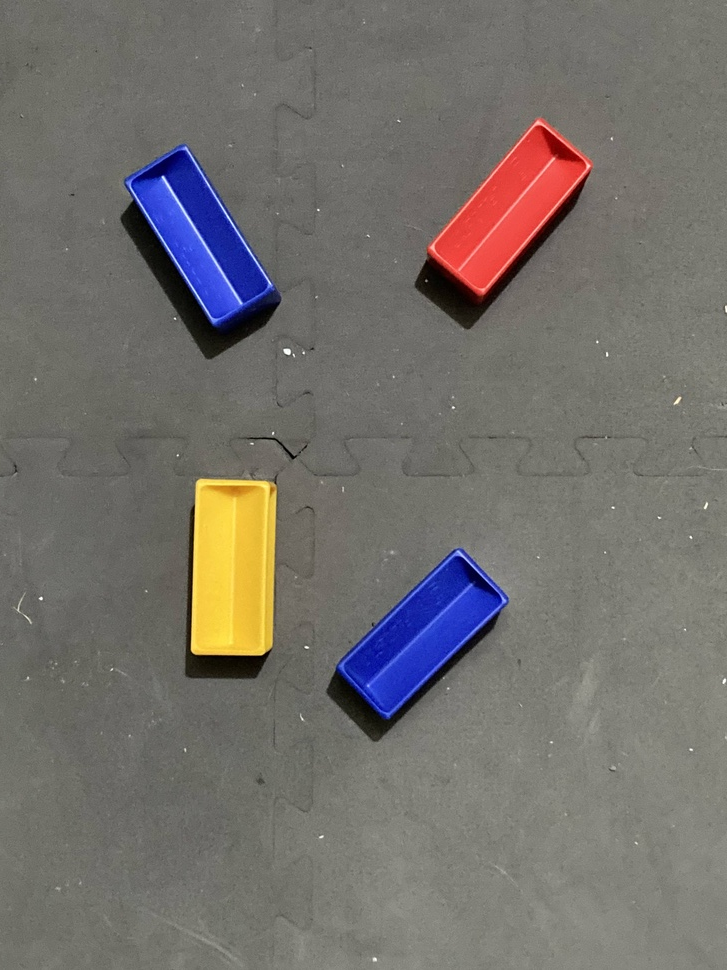
#> input picture test/IMG_1429.jpg, 727 x 970 px, shrunk from 3024 x 4032 before the run
$ python main.py
#> lines starting #> are read from the running program, lines starting #| are printed output that depends on the picture; after the words box and inside, x2 and y2 are one past the last pixel; in counts of white or black regions, pixels touching at a corner belong together
import cv2
import numpy as np
import os

def hsv_to_black_and_white(image_path, color_ranges, output_folder):
    # Load the image
#> called with image_path = 'IMG_1429.jpg', output_folder = 'Output'
    original_image = cv2.imread(image_path)
#> original_image is the input picture: shape (970, 727, 3); mean B, G, R 107.5, 111.6, 115.3
    if original_image is None:
        print("Error: Could not read the image.")
        return

    # Create a copy of the image to accumulate all centerlines
    combined_image = original_image.copy()

    # Create output folder if it doesn't exist
    if not os.path.exists(output_folder):
        os.makedirs(output_folder)

    for color_name, hsv_range in color_ranges.items():
        lower_hsv, upper_hsv, line_color = hsv_range

        # Create a copy of the original image to save each color's centerline separately
        image_with_single_color_lines = original_image.copy()

        # Convert the image to the HSV color space
        hsv_image = cv2.cvtColor(original_image, cv2.COLOR_BGR2HSV)

        # Create a mask with the HSV range (white for in-range, black for out-of-range)
        mask = cv2.inRange(hsv_image, lower_hsv, upper_hsv)

        # Invert the mask to make the objects in the range black (0), others white (255)
        black_and_white_image = cv2.bitwise_not(mask)

        # Ensure that the image is saved as a binary black/white image with only 0 and 255 values
        black_and_white_image[black_and_white_image > 0] = 255

        # Find contours (black blobs)
        contours, _ = cv2.findContours(mask, cv2.RETR_EXTERNAL, cv2.CHAIN_APPROX_SIMPLE)

        if len(contours) == 0:
            print(f"No {color_name} blobs detected.")
            continue

        # Find the largest contour
        largest_contour = max(contours, key=cv2.contourArea)

        # Compute the centroid of the largest contour (blob)
        M = cv2.moments(largest_contour)
        if M["m00"] == 0:
            print(f"Invalid contour for {color_name}.")
            continue

        cX = int(M["m10"] / M["m00"])  # X-coordinate of the centroid
        cY = int(M["m01"] / M["m00"])  # Y-coordinate of the centroid

        # Get image dimensions
        height, width = black_and_white_image.shape

        # Compute percentage of width and height
        perc_x = (cX / width) * 100
        perc_y = (cY / height) * 100

        print(f"Center of the {color_name} blob: ({perc_x:.2f}%, {perc_y:.2f}%)")

        # Draw colored lines at the centroid on the individual image for this color
        line_width = int(width * 0.01)  # 1% of image width
        cv2.line(image_with_single_color_lines, (0, cY), (width, cY), line_color, line_width)  # Horizontal line
        cv2.line(image_with_single_color_lines, (cX, 0), (cX, height), line_color, line_width)  # Vertical line

        # Draw colored lines at the centroid on the combined image
        cv2.line(combined_image, (0, cY), (width, cY), line_color, line_width)  # Horizontal line
        cv2.line(combined_image, (cX, 0), (cX, height), line_color, line_width)  # Vertical line

        # Define output paths
        output_image_path = os.path.join(output_folder, f"processed_image_{color_name}.png")
        bw_image_path = os.path.join(output_folder, f"black_and_white_image_{color_name}.png")

        # Save the output image with lines for the current color
        cv2.imwrite(output_image_path, image_with_single_color_lines)
        print(f"Processed image with {color_name} lines saved as {output_image_path}")

        # Save the black and white image
        cv2.imwrite(bw_image_path, black_and_white_image)
        print(f"Black and white image saved as {bw_image_path}")
#> this loop made 3 passes
#> (cX, cY, perc_x, perc_y) on passes 1 to 3: (233, 566, 32.05, 58.35), (509, 206, 70.01, 21.24), (420, 635, 57.77, 65.46)
#> (printed output is left out)
#> pass 1, in hsv_to_black_and_white, `mask = cv2.inRange(hsv_image, lower_hsv, upper_hsv)`:
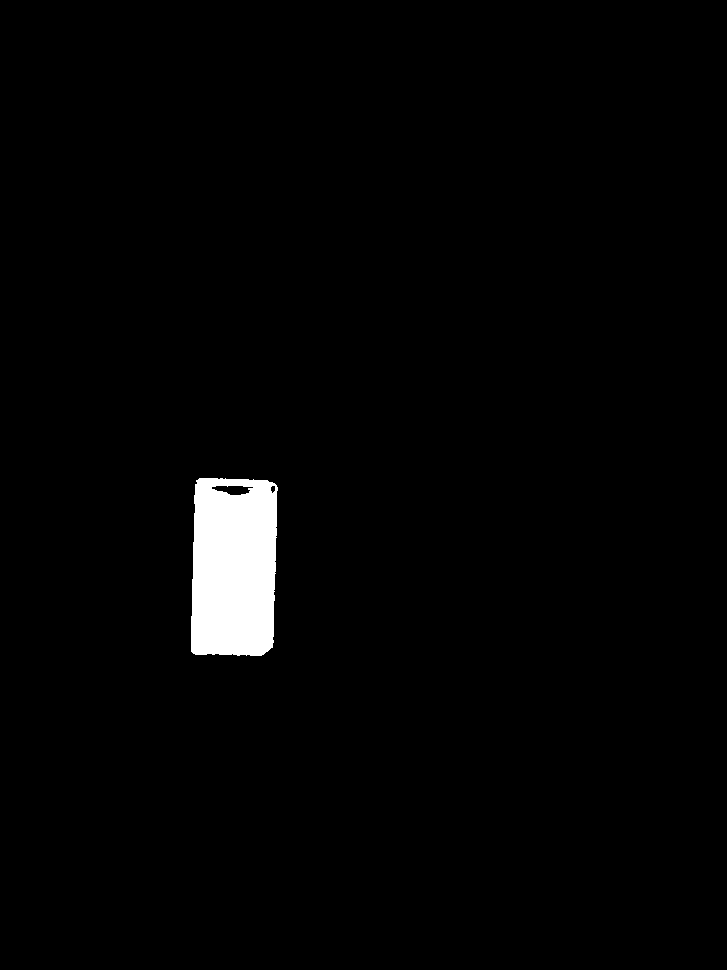
#> mask: shape (970, 727); 2% white; 1 white region, box (x1, y1, x2, y2) and area: (191, 478, 278, 656) 14196
#> pass 1, in hsv_to_black_and_white, `cv2.imwrite(output_image_path, image_with_single_color_lines)`:
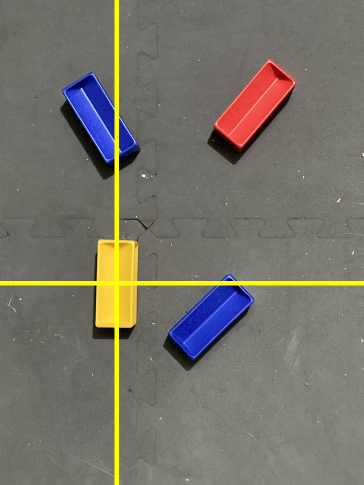
#> saved as processed_image_yellow.png: shape (970, 727, 3) (shown at 1/2 size); mean B, G, R 105.3, 114.5, 118.2
#> after the loop:
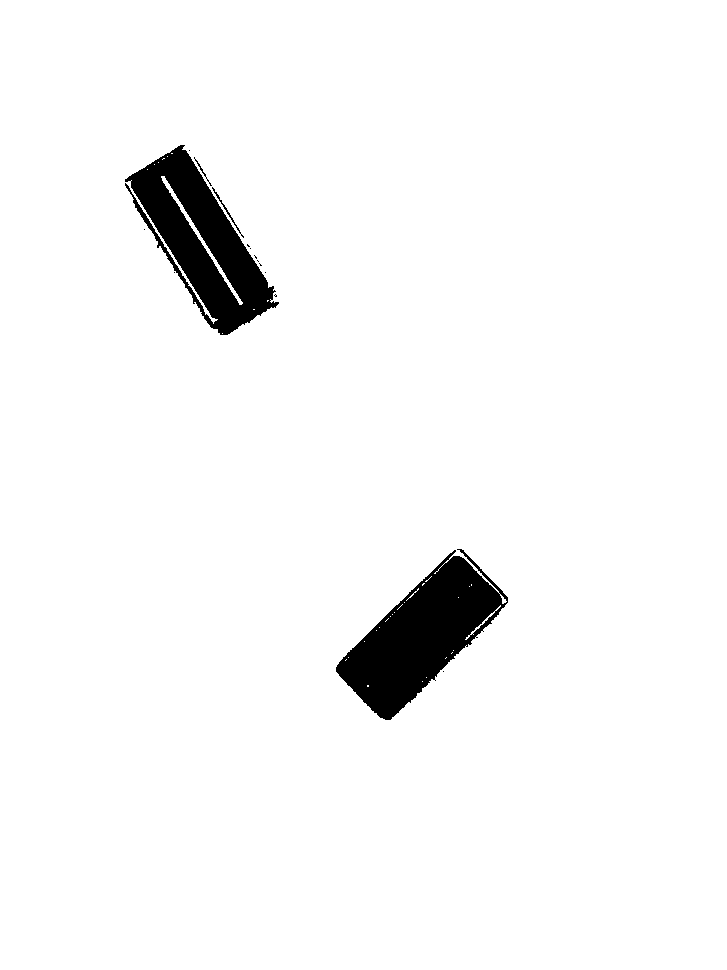
#> black_and_white_image: shape (970, 727); 96.4% white; 15 black regions (11 under 20 px), largest, box (x1, y1, x2, y2) and area: (336, 549, 508, 720) 13236, (125, 145, 279, 335) 12269, (212, 187, 244, 238) 98, (194, 157, 212, 186) 46
#> after the loop:
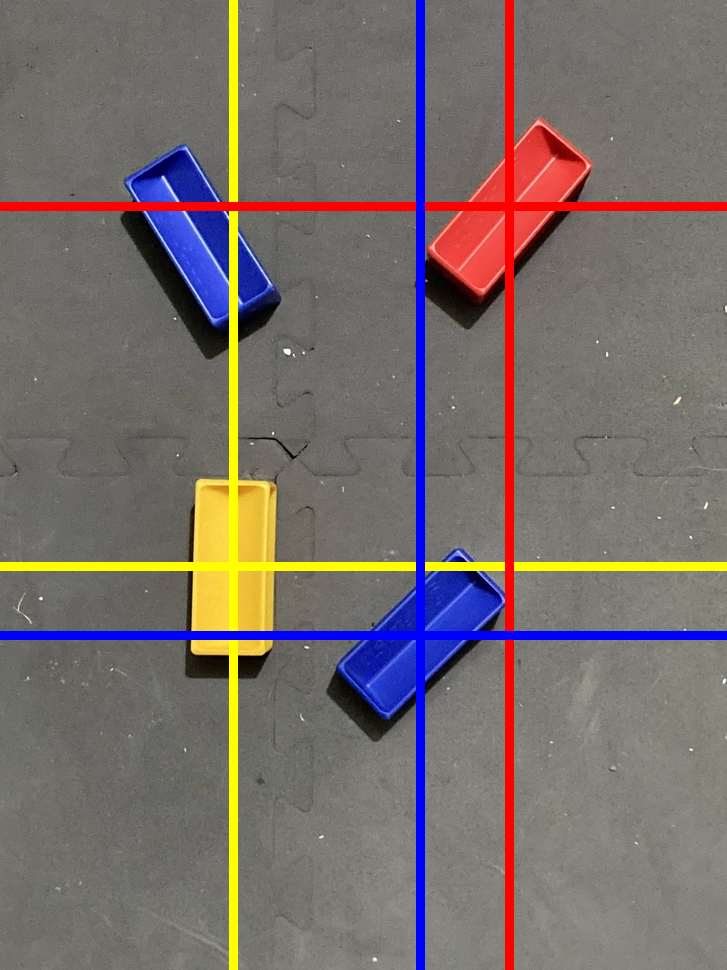
#> combined_image: shape (970, 727, 3); 6.39% of pixels changed, all inside (x1, y1, x2, y2) = (0, 0, 727, 970)
#> after the loop:
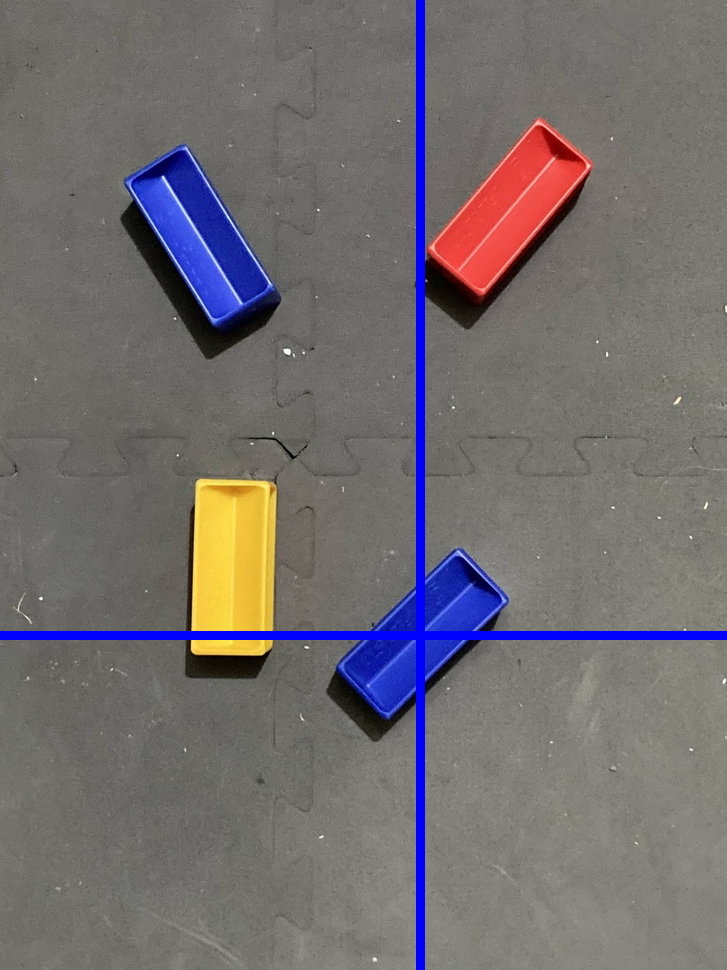
#> image_with_single_color_lines: shape (970, 727, 3); mean B, G, R 110.5, 109.2, 113

    # Save the combined image with all centerlines
    combined_image_path = os.path.join(output_folder, "combined_centerlines_image.png")
    cv2.imwrite(combined_image_path, combined_image)
    print(f"Combined image with all centerlines saved as {combined_image_path}")
#| Combined image with all centerlines saved as Output/combined_centerlines_image.png

if __name__ == "__main__":
    # Example image path
    input_image_path = 'IMG_1429.jpg'  # Use the image you uploaded
    output_folder = "Output"  # Folder to save the images

    # Define the HSV ranges for yellow, red, and blue (approximate)
    color_ranges = {
        "yellow": (np.array([20, 100, 100]), np.array([30, 255, 255]), (0, 255, 255)),  # Yellow in BGR
        "red": (np.array([0, 100, 100]), np.array([10, 255, 255]), (0, 0, 255)),  # Red in BGR
        "blue": (np.array([100, 150, 0]), np.array([140, 255, 255]), (255, 0, 0))  # Blue in BGR
    }

    hsv_to_black_and_white(input_image_path, color_ranges, output_folder)

$ run again, with test/IMG_0468.jpg copied over test/IMG_1429.jpg
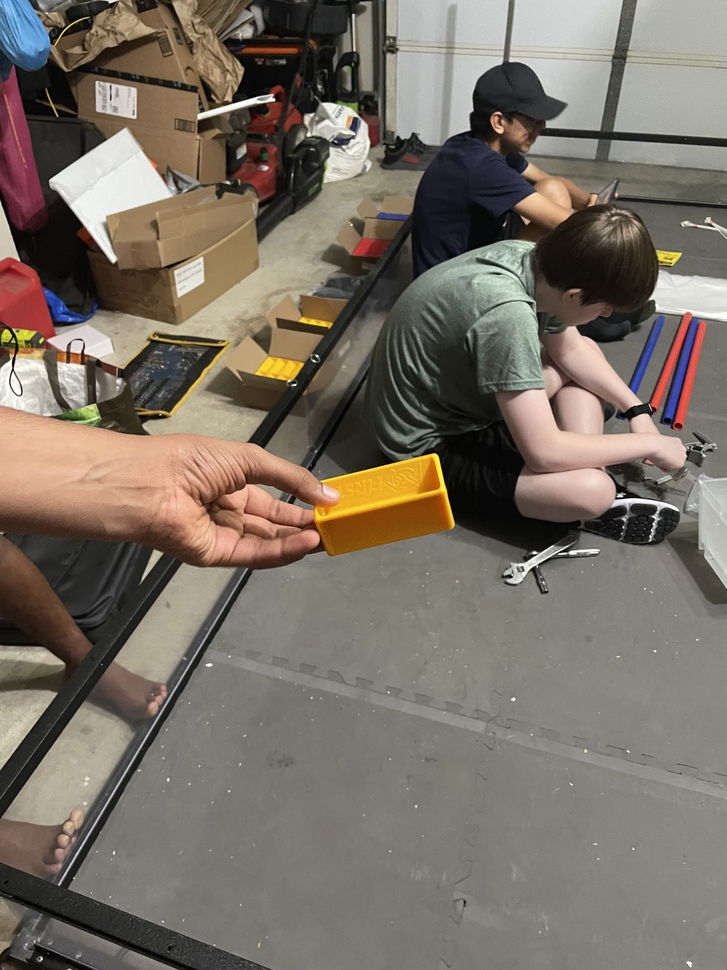
#> input picture test/IMG_0468.jpg, 727 x 970 px, shrunk from 3024 x 4032 before the run
#> in hsv_to_black_and_white, original_image is the input picture: shape (970, 727, 3); mean B, G, R 101.2, 111.9, 120.9
#> the loop in hsv_to_black_and_white, `for color_name, hsv_range in color_ranges.items():` made 3 passes
#> (cX, cY, perc_x, perc_y) on passes 1 to 3: (388, 485, 53.37, 50), (250, 520, 34.39, 53.61), (60, 308, 8.25, 31.75)
#> (printed output is left out)
#> pass 1, in hsv_to_black_and_white, `mask = cv2.inRange(hsv_image, lower_hsv, upper_hsv)`:
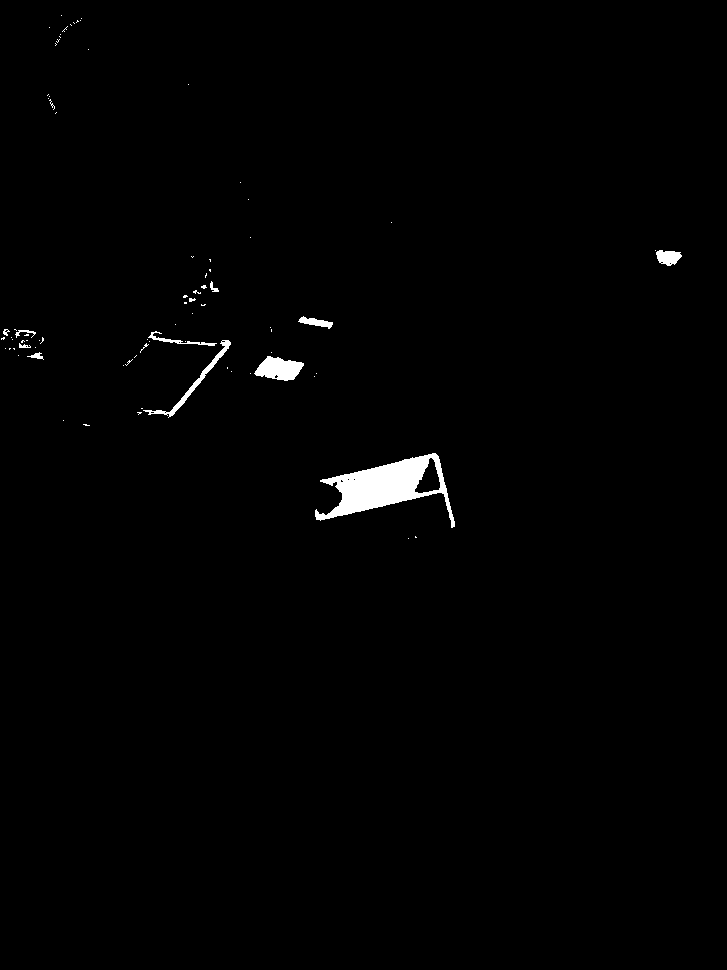
#> mask: shape (970, 727); 0.95% white; 82 white regions (70 under 20 px), largest, box (x1, y1, x2, y2) and area: (315, 453, 455, 528) 4151, (254, 356, 304, 381) 810, (143, 340, 231, 418) 557
#> after the loop in hsv_to_black_and_white, `for color_name, hsv_range in color_ranges.items():`:
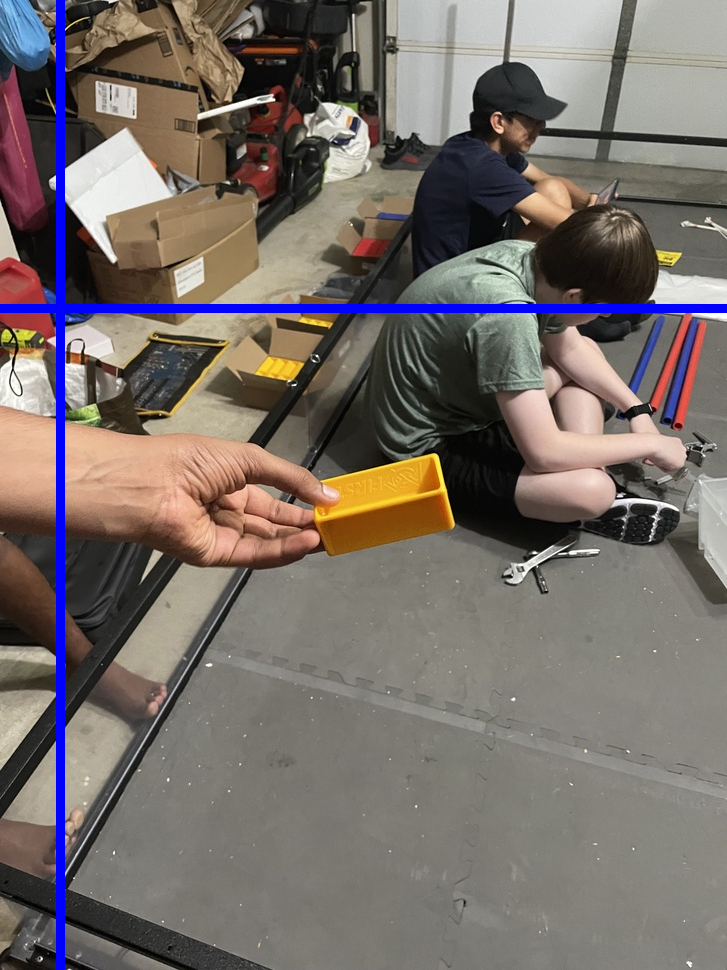
#> image_with_single_color_lines: shape (970, 727, 3); mean B, G, R 104.8, 109.8, 118.6
#| Combined image with all centerlines saved as Output/combined_centerlines_image.png

$ run again, with test/IMG_1428.jpg copied over test/IMG_1429.jpg
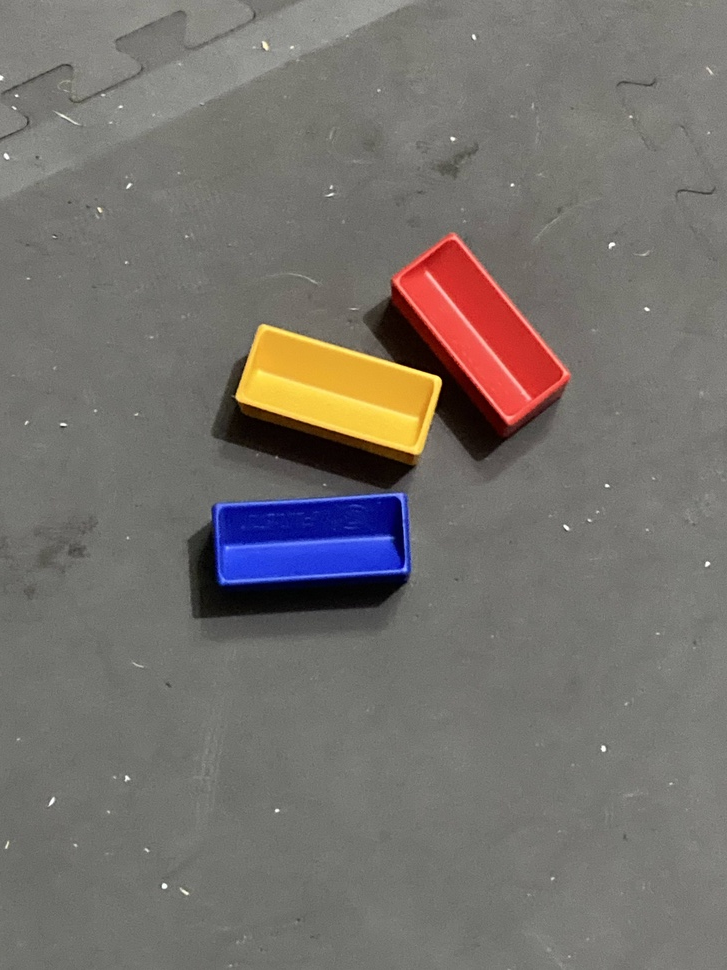
#> input picture test/IMG_1428.jpg, 727 x 970 px, shrunk from 3024 x 4032 before the run
#> in hsv_to_black_and_white, original_image is the input picture: shape (970, 727, 3); mean B, G, R 108.6, 113, 117.7
#> the loop in hsv_to_black_and_white, `for color_name, hsv_range in color_ranges.items():` made 3 passes
#> (cX, cY, perc_x, perc_y) on passes 1 to 3: (339, 388, 46.63, 40), (480, 328, 66.02, 33.81), (309, 544, 42.5, 56.08)
#> (printed output is left out)
#> pass 1, in hsv_to_black_and_white, `mask = cv2.inRange(hsv_image, lower_hsv, upper_hsv)`:
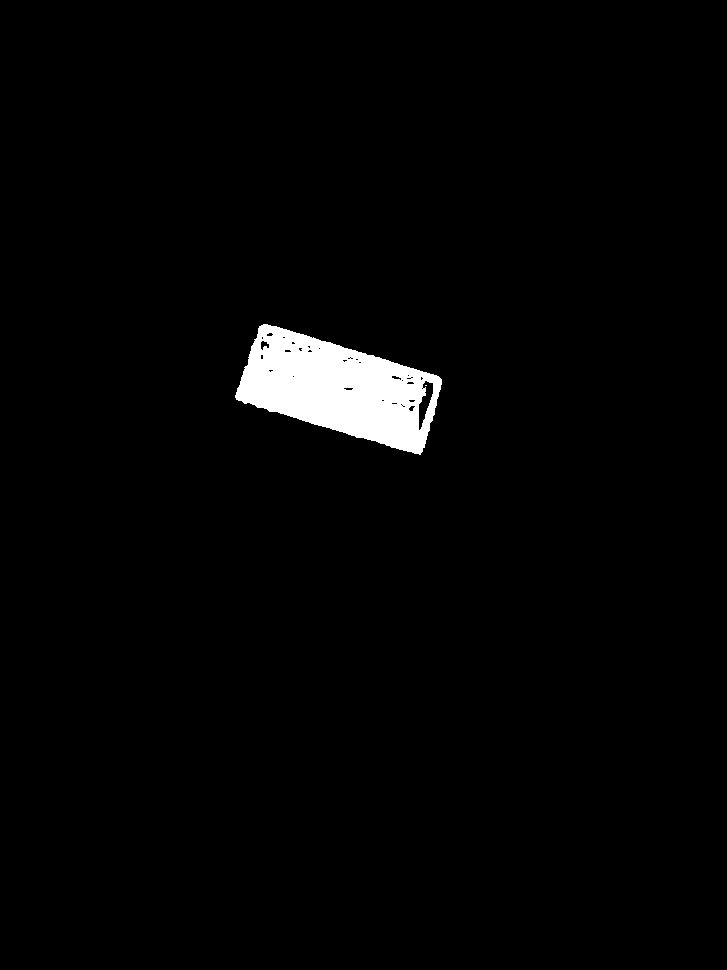
#> mask: shape (970, 727); 2.2% white; 2 white regions (1 under 20 px), largest, box (x1, y1, x2, y2) and area: (235, 324, 442, 455) 15325
#> after the loop in hsv_to_black_and_white, `for color_name, hsv_range in color_ranges.items():`:
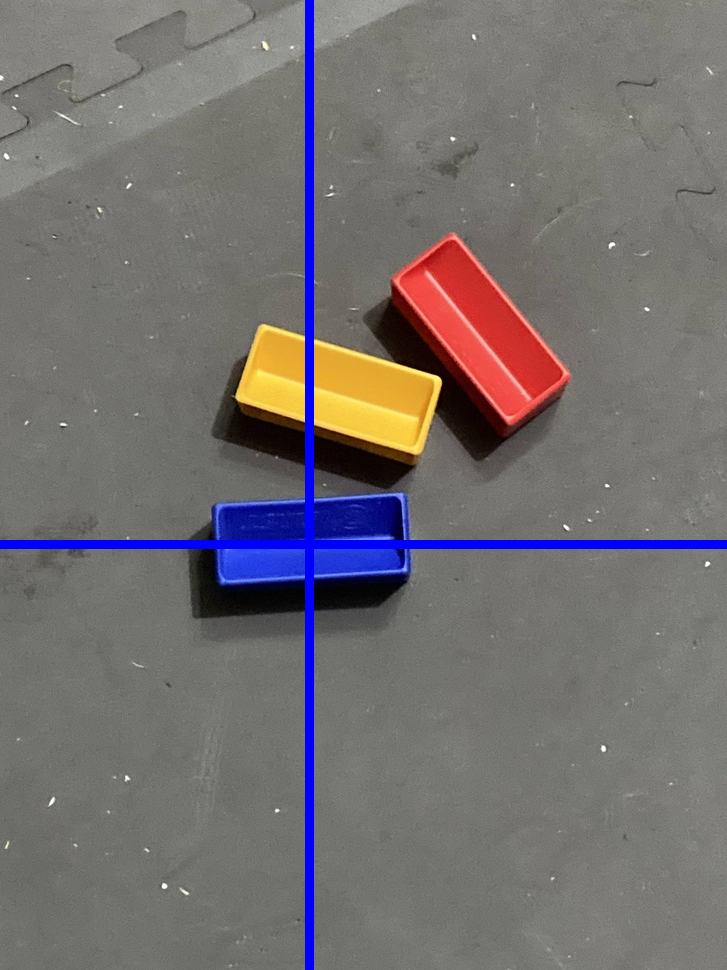
#> image_with_single_color_lines: shape (970, 727, 3); mean B, G, R 111.6, 110.7, 115.4
#| Combined image with all centerlines saved as Output/combined_centerlines_image.png
